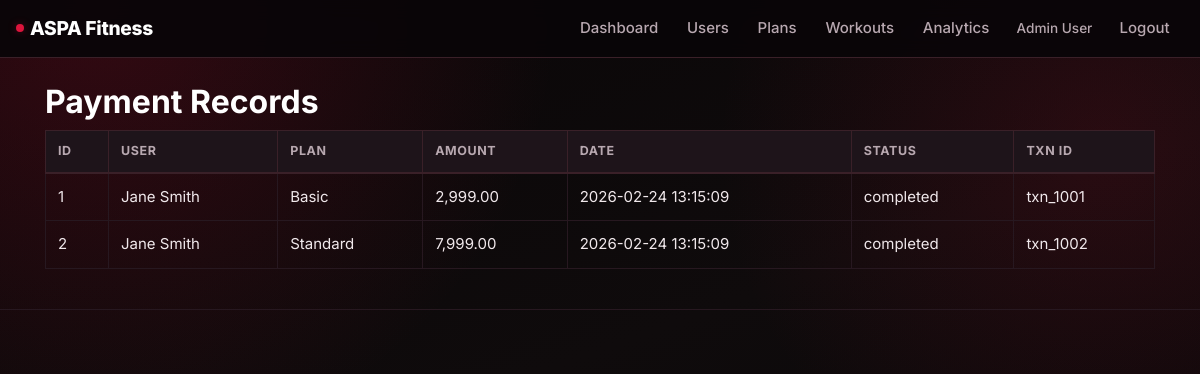
Screenshot of /admin/payments.php (signed in) with the database file from the repository.
### tables this page shows
CREATE TABLE IF NOT EXISTS payments (
    id INT AUTO_INCREMENT PRIMARY KEY,
    user_id INT NOT NULL,
    plan_id INT NOT NULL,
    amount DECIMAL(10,2) NOT NULL,
    payment_date DATETIME DEFAULT CURRENT_TIMESTAMP,
    payment_status ENUM('pending','completed','failed') DEFAULT 'completed',
    transaction_id VARCHAR(100),
    FOREIGN KEY (user_id) REFERENCES users(id) ON DELETE CASCADE,
    FOREIGN KEY (plan_id) REFERENCES membership_plans(id) ON DELETE CASCADE
);

CREATE TABLE IF NOT EXISTS users (
    id INT AUTO_INCREMENT PRIMARY KEY,
    name VARCHAR(100) NOT NULL,
    email VARCHAR(100) NOT NULL UNIQUE,
    phone VARCHAR(20),
    password VARCHAR(255) NOT NULL,
    created_at TIMESTAMP DEFAULT CURRENT_TIMESTAMP
);

CREATE TABLE IF NOT EXISTS membership_plans (
    id INT AUTO_INCREMENT PRIMARY KEY,
    plan_id INT NOT NULL UNIQUE,
    plan_name VARCHAR(100) NOT NULL,
    duration INT NOT NULL COMMENT 'duration in days',
    price DECIMAL(10,2) NOT NULL,
    description TEXT
);

### admin/payments.php (the view, shortened to what this page needs)
<?php
require_once __DIR__ . '/../config/app.php';
$payments = [];
$sql = 'SELECT p.*, u.name AS user_name, m.plan_name FROM payments p JOIN users u ON p.user_id = u.id JOIN membership_plans m ON p.plan_id = m.id ORDER BY payment_date DESC';
$res = $conn->query($sql);
if ($res) {
    while ($row = $res->fetch_assoc()) {
        $payments[] = $row;
    }
}
?>
<?php include __DIR__ . '/../includes/header.php'; ?>
<h2>Payment Records</h2>
<?php if (empty($payments)): ?>
    <p>No payments found.</p>
<?php else: ?>
    <table class="table table-bordered">
        <thead><tr><th>ID</th><th>User</th><th>Plan</th><th>Amount</th><th>Date</th><th>Status</th><th>Txn ID</th></tr></thead>
        <tbody>
        <?php foreach ($payments as $p): ?>
            <tr>
                <td><?= $p['id'] ?></td>
                <td><?= htmlspecialchars($p['user_name']) ?></td>
                <td><?= htmlspecialchars($p['plan_name']) ?></td>
                <td><?= number_format($p['amount'], 2) ?></td>
                <td><?= $p['payment_date'] ?></td>
                <td><?= $p['payment_status'] ?></td>
                <td><?= htmlspecialchars($p['transaction_id']) ?></td>
            </tr>
        <?php endforeach; ?>
        </tbody>
    </table>
<?php endif; ?>
<?php include __DIR__ . '/../includes/footer.php'; ?>

### assets/css/style.css (style rules this page uses)
:root { --bg: #0f0b0c; --surface: #171214; --surface-2: #1e141a; --surface-3: #251820; --text: #f0e8eb; --muted: #b8a8b0; --muted-2: #8a7880; --accent: #dc143c; --accent-2: #a80f2e; --accent-3: #ff3a60; --accent-soft: rgba(220, 20, 60, 0.16); --accent-glow: rgba(220, 20, 60, 0.32); --line: #3a2028; --line-soft: #271820; --success: #1f9e58; --success-soft: rgba(31, 158, 88, 0.15); --warning: #ef9f2f; --warning-soft: rgba(239, 159, 47, 0.15); --danger-soft: rgba(220, 20, 60, 0.15); --info-soft: rgba(100, 160, 240, 0.13); --radius-sm: 8px; --radius: 12px; --radius-lg: 18px; --radius-xl: 24px; --shadow-sm: 0 4px 12px rgba(0, 0, 0, 0.28); --shadow: 0 10px 24px rgba(0, 0, 0, 0.32); --shadow-lg: 0 18px 40px rgba(0, 0, 0, 0.44); --transition: 0.25s ease; }
*, *::before, *::after { box-sizing: border-box; }
html { scroll-behavior: smooth; }
body { font-family: 'Inter', "Segoe UI", "Trebuchet MS", sans-serif; font-size: 15px; line-height: 1.65; background: radial-gradient(circle at 8% 0%, rgba(220, 20, 60, 0.20) 0%, transparent 34%), radial-gradient(circle at 92% 18%, rgba(163, 15, 43, 0.18) 0%, transparent 30%), linear-gradient(160deg, #090607 0%, var(--bg) 46%, #060507 100%); background-attachment: fixed; color: var(--text); min-height: 100vh; }
h1, h2, h3, h4, h5, h6 { color: #fff; font-weight: 700; line-height: 1.25; }
.table { color: var(--text); }
.table thead th { background: var(--surface-2); border-color: var(--line); color: var(--muted); font-size: 0.78rem; font-weight: 700; text-transform: uppercase; letter-spacing: 0.6px; padding: 10px 12px; }
.table td, .table th { border-color: var(--line-soft); padding: 11px 12px; vertical-align: middle; }
.table-bordered { border-color: var(--line); }

### rows the page displays
payments: id "1", user.name "Jane Smith", plan.plan_name "Basic", amount "2,999.00", payment_date "2026-02-24 13:15:09", payment_status "completed", transaction "txn_1001"
payments: id "2", user.name "Jane Smith", plan.plan_name "Standard", amount "7,999.00", payment_date "2026-02-24 13:15:09", payment_status "completed", transaction "txn_1002"

### other values shown
$_SESSION['name'] "Admin User"
